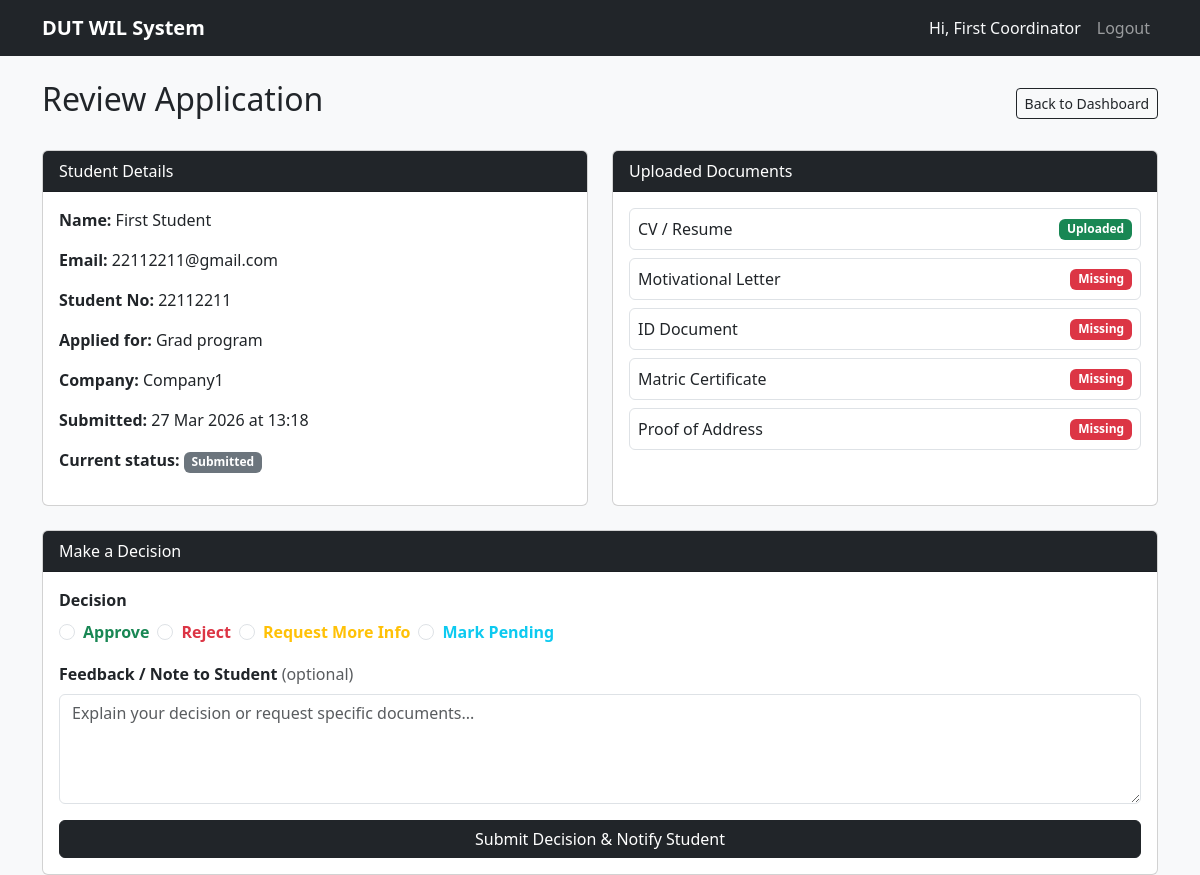
The app's page /coordinator/review/2 (signed in) with its own data.
### app/models.py (models this page shows, shortened)
class User(db.Model, UserMixin):
    __tablename__ = 'users'
    id            = db.Column(db.Integer, primary_key=True)
    name          = db.Column(db.String(100), nullable=False)
    email         = db.Column(db.String(120), unique=True, nullable=False)
    password_hash = db.Column(db.String(256), nullable=False)
    role          = db.Column(db.String(20),  nullable=False)
    student_num   = db.Column(db.String(20),  unique=True, nullable=True)
    created_at    = db.Column(db.DateTime, default=datetime.utcnow)
    applications  = db.relationship('Application', backref='student',
                        lazy=True, foreign_keys='Application.student_id')
    documents     = db.relationship('Document',    backref='owner', lazy=True)
    notifications = db.relationship('Notification', backref='user',  lazy=True)

class Placement(db.Model):
    __tablename__ = 'placements'
    id          = db.Column(db.Integer, primary_key=True)
    company_id  = db.Column(db.Integer, db.ForeignKey('companies.id'), nullable=False)
    title       = db.Column(db.String(150), nullable=False)
    description = db.Column(db.Text)
    duration    = db.Column(db.String(50))
    deadline    = db.Column(db.DateTime, nullable=False)
    slots       = db.Column(db.Integer, default=1)
    is_active   = db.Column(db.Boolean, default=True)
    posted_by   = db.Column(db.Integer, db.ForeignKey('users.id'))
    created_at  = db.Column(db.DateTime, default=datetime.utcnow)
    applications = db.relationship('Application', backref='placement', lazy=True)

class Company(db.Model):
    __tablename__ = 'companies'
    id       = db.Column(db.Integer, primary_key=True)
    name     = db.Column(db.String(150), nullable=False)
    industry = db.Column(db.String(100))
    location = db.Column(db.String(150))
    contact  = db.Column(db.String(120))
    website  = db.Column(db.String(200))
    placements = db.relationship('Placement', backref='company', lazy=True)

class Application(db.Model):
    __tablename__ = 'applications'
    id           = db.Column(db.Integer, primary_key=True)
    student_id   = db.Column(db.Integer, db.ForeignKey('users.id'), nullable=False)
    placement_id = db.Column(db.Integer, db.ForeignKey('placements.id'), nullable=False)
    status       = db.Column(db.String(20), default='Submitted')
    feedback     = db.Column(db.Text)
    reviewed_by  = db.Column(db.Integer, db.ForeignKey('users.id'), nullable=True)
    submitted_at = db.Column(db.DateTime, default=datetime.utcnow)
    updated_at   = db.Column(db.DateTime, onupdate=datetime.utcnow)

### app/routes/coordinator.py (the view)
@coordinator.route('/review/<int:app_id>')
@login_required
@coordinator_required
def review(app_id):
    application = Application.query.get_or_404(app_id)
    documents   = Document.query.filter_by(
                      user_id=application.student_id).all()
    return render_template('coordinator/review.html',
                           application=application,
                           documents=documents)

### app/models.py (called while the page is built)
@login_manager.user_loader
def load_user(user_id):
    return User.query.get(int(user_id))

### app/utils.py (called while the page is built)
def coordinator_required(f):
    @wraps(f)
    def decorated(*args, **kwargs):
        if not current_user.is_authenticated or \
                current_user.role != 'coordinator':
            abort(403)
        return f(*args, **kwargs)
    return decorated

### app/templates/coordinator/review.html
{% extends 'base.html' %}
{% block content %}
<div class="d-flex justify-content-between align-items-center mb-4">
  <h2>Review Application</h2>
  <a href="{{ url_for('coordinator.dashboard') }}"
     class="btn btn-outline-dark btn-sm">Back to Dashboard</a>
</div>
<div class="row g-4">
  <div class="col-md-6">
    <div class="card h-100">
      <div class="card-header bg-dark text-white">Student Details</div>
      <div class="card-body">
        <p><strong>Name:</strong> {{ application.student.name }}</p>
        <p><strong>Email:</strong> {{ application.student.email }}</p>
        <p><strong>Student No:</strong>
          {{ application.student.student_num or 'Not provided' }}</p>
        <p><strong>Applied for:</strong> {{ application.placement.title }}</p>
        <p><strong>Company:</strong>
          {{ application.placement.company.name }}</p>
        <p><strong>Submitted:</strong>
          {{ application.submitted_at.strftime('%d %b %Y at %H:%M') }}</p>
        <p><strong>Current status:</strong>
          <span class="badge bg-secondary">{{ application.status }}</span></p>
      </div>
    </div>
  </div>
  <div class="col-md-6">
    <div class="card h-100">
      <div class="card-header bg-dark text-white">Uploaded Documents</div>
      <div class="card-body">
        {% set type_labels = {
          'cv': 'CV / Resume',
          'motivation': 'Motivational Letter',
          'id': 'ID Document',
          'matric': 'Matric Certificate',
          'proof_of_address': 'Proof of Address'
        } %}
        {% set doc_types = ['cv','motivation','id','matric','proof_of_address'] %}
        {% for dtype in doc_types %}
          {% set found = documents|selectattr('doc_type','equalto',dtype)|list %}
          <div class="d-flex justify-content-between align-items-center
                      border rounded p-2 mb-2">
            <span>{{ type_labels[dtype] }}</span>
            {% if found %}
              <span class="badge bg-success">Uploaded</span>
            {% else %}
              <span class="badge bg-danger">Missing</span>
            {% endif %}
          </div>
        {% endfor %}
      </div>
    </div>
  </div>
</div>
<div class="card mt-4">
  <div class="card-header bg-dark text-white">Make a Decision</div>
  <div class="card-body">
    <form method="POST"
          action="{{ url_for('coordinator.decide', app_id=application.id) }}">
      <div class="mb-3">
        <label class="form-label fw-bold">Decision</label>
        <div class="d-flex gap-2 flex-wrap">
          <div class="form-check">
            <input class="form-check-input" type="radio"
                   name="status" value="Approved" id="s1"
                   {{ 'checked' if application.status == 'Approved' }}>
            <label class="form-check-label text-success fw-bold"
                   for="s1">Approve</label>
          </div>
          <div class="form-check">
            <input class="form-check-input" type="radio"
                   name="status" value="Rejected" id="s2"
                   {{ 'checked' if application.status == 'Rejected' }}>
            <label class="form-check-label text-danger fw-bold"
                   for="s2">Reject</label>
          </div>
          <div class="form-check">
            <input class="form-check-input" type="radio"
                   name="status" value="More Info Needed" id="s3"
                   {{ 'checked' if application.status == 'More Info Needed' }}>
            <label class="form-check-label text-warning fw-bold"
                   for="s3">Request More Info</label>
          </div>
          <div class="form-check">
            <input class="form-check-input" type="radio"
                   name="status" value="Pending" id="s4"
                   {{ 'checked' if application.status == 'Pending' }}>
            <label class="form-check-label text-info fw-bold"
                   for="s4">Mark Pending</label>
          </div>
        </div>
      </div>
      <div class="mb-3">
        <label class="form-label fw-bold">
          Feedback / Note to Student <span class="text-muted fw-normal">(optional)</span>
        </label>
        <textarea name="feedback" class="form-control" rows="4"
                  placeholder="Explain your decision or request specific documents...">{{ application.feedback or '' }}</textarea>
      </div>
      <button type="submit" class="btn btn-dark w-100">
        Submit Decision & Notify Student
      </button>
    </form>
  </div>
</div>
{% endblock %}

### app/templates/base.html (shortened to what this page needs)
<!DOCTYPE html>
<html lang="en">
<head>
  <link href="https://cdn.jsdelivr.net/npm/bootstrap@5.3.0/dist/css/bootstrap.min.css" rel="stylesheet">
</head>
<body class="bg-light">
<nav class="navbar navbar-expand-lg navbar-dark bg-dark">
  <div class="container">
    <a class="navbar-brand fw-bold" href="/">DUT WIL System</a>
    <div class="collapse navbar-collapse" id="navMenu">
      <ul class="navbar-nav ms-auto">
        {% if current_user.is_authenticated %}
          <li class="nav-item">
            <span class="nav-link text-light">
              Hi, {{ current_user.name }}
            </span>
          </li>
          <li class="nav-item">
            <a class="nav-link" href="{{ url_for('auth.logout') }}">Logout</a>
          </li>
        {% endif %}
      </ul>
    </div>
  </div>
</nav>
<div class="container mt-4">
  {% block content %}{% endblock %}
</div>
</body>
</html>

### records on screen
User: name "First Coordinator"
User: student.name "First Student", student.email "22112211@gmail.com", student "22112211"
Placement: placement "Grad program"
Company: placement.company.name "Company1"
Application: submitted_at "27 Mar 2026 at 13:18", status "Submitted"

### other values on screen
{{ type_labels[dtype] }} "CV / Resume" "Motivational Letter" "ID Document" "Matric Certificate" "Proof of Address"
